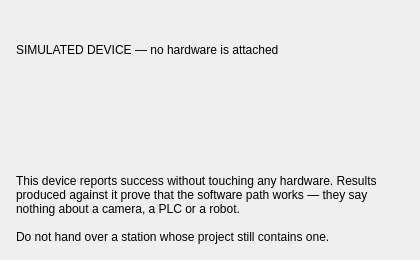
<?xml version="1.0" encoding="UTF-8"?>
<ui version="4.0">
 <class>VirtualDeviceWidget</class>
 <widget class="QWidget" name="VirtualDeviceWidget">
  <property name="geometry">
   <rect>
    <x>0</x>
    <y>0</y>
    <width>420</width>
    <height>260</height>
   </rect>
  </property>
  <layout class="QVBoxLayout" name="layout_root">
   <property name="spacing">
    <number>12</number>
   </property>
   <property name="leftMargin">
    <number>16</number>
   </property>
   <property name="topMargin">
    <number>16</number>
   </property>
   <property name="rightMargin">
    <number>16</number>
   </property>
   <property name="bottomMargin">
    <number>16</number>
   </property>
   <item>
    <widget class="QLabel" name="lbl_banner">
     <property name="text">
      <string>SIMULATED DEVICE — no hardware is attached</string>
     </property>
     <property name="wordWrap">
      <bool>true</bool>
     </property>
    </widget>
   </item>
   <item>
    <widget class="QLabel" name="lbl_summary">
     <property name="text">
      <string/>
     </property>
     <property name="wordWrap">
      <bool>true</bool>
     </property>
    </widget>
   </item>
   <item>
    <widget class="QLabel" name="lbl_explain">
     <property name="text">
      <string>This device reports success without touching any hardware. Results produced against it prove that the software path works — they say nothing about a camera, a PLC or a robot.

Do not hand over a station whose project still contains one.</string>
     </property>
     <property name="wordWrap">
      <bool>true</bool>
     </property>
    </widget>
   </item>
   <item>
    <layout class="QVBoxLayout" name="layout_browser_host">
     <property name="spacing">
      <number>0</number>
     </property>
    </layout>
   </item>
  </layout>
 </widget>
 <resources/>
 <connections/>
</ui>
